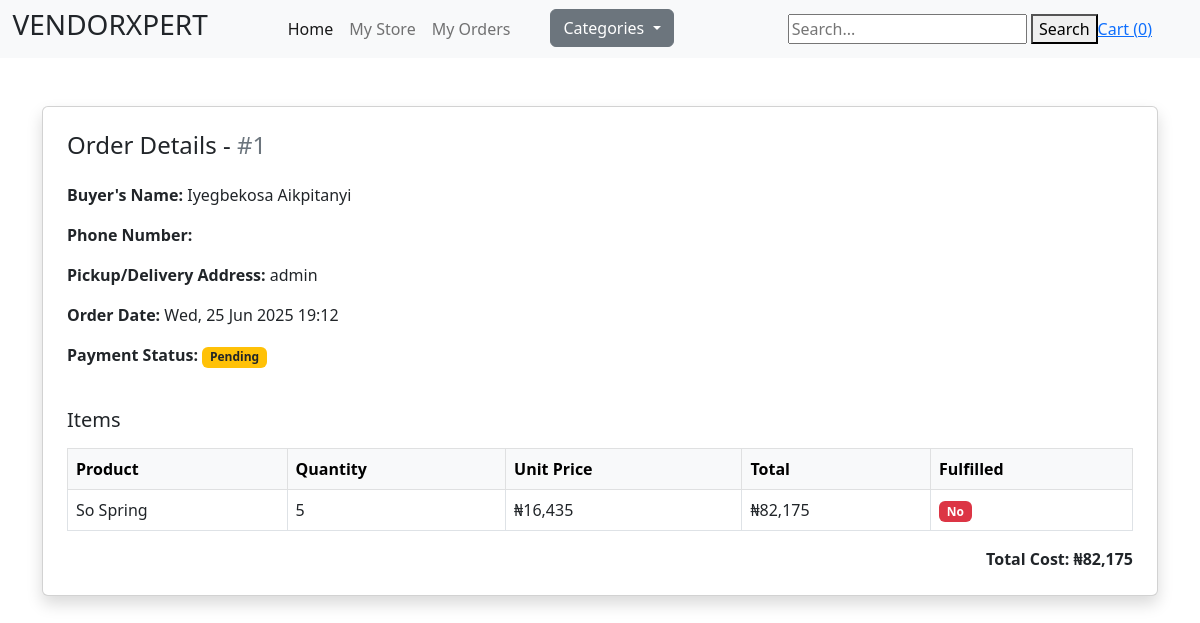
The app's page /order_detail/9/ (signed in) with its own data.
### store/models.py (models this page shows, shortened)
class Order(models.Model):
    ADMIN = "admin"
    FACULTY = "faculty"
    TETFUND = 'tetfund'
    HALL_1 = 'hall_1'
    HALL_2 = 'hall_2'
    HALL_3 = 'hall_3'
    HALL_4 = 'hall_4'
    HALL_5 = 'hall_5'
    HALL_6 = 'hall_6'
    HALL_7 = 'hall_7'
    HALL_8 = 'hall_8'
    PICKUP_CHOICES = (
        (ADMIN , "admin"),
        (FACULTY , "faculty"),
        (TETFUND , "tetfund"),
        (HALL_1 , "hall_1"),
        (HALL_2 , "hall_2"),
        (HALL_3 , "hall_3"),
        (HALL_4 , "hall_4"),
        (HALL_5 , "hall_5"),
        (HALL_6 , "hall_6"),
        (HALL_7 , "hall_7"),
        (HALL_8 , "hall_8"),
    )
    created_by = models.ForeignKey(UserProfile, related_name='order', on_delete=models.SET_NULL, null=True)
    first_name = models.CharField(max_length=50)
    last_name = models.CharField(max_length=50)
    phone = PhoneNumberField(default="08031234567")
    pickup_location = models.CharField(max_length=50, choices=PICKUP_CHOICES, default=ADMIN)
    total_cost = models.IntegerField(blank=True, null=True)
    is_paid = models.BooleanField(default=False)
    merchant_id = models.CharField(max_length=250)
    created_at = models.DateTimeField(auto_now_add=True)
    ref = models.CharField(max_length=50)

class OrderItem(models.Model):
    order = models.ForeignKey(Order, related_name='items', on_delete=models.CASCADE)
    product = models.ForeignKey(Product, related_name='item', on_delete=models.CASCADE)
    price = models.IntegerField()
    quantity =  models.IntegerField(default=1)
    fulfilled = models.BooleanField(default=False)

class Product(models.Model):
    DRAFT = "draft"
    WAITING_APPROVAL = "waiting approval"
    ACTIVE = 'active'
    DELETED = 'deleted'
    IN_STOCK = 'in stock'
    OUT_OF_STOCK = 'out of stock'
    STATUS_CHOICES = (
        (DRAFT , "draft"),
        (WAITING_APPROVAL , "waiting approval"),
        (ACTIVE , 'active'),
        (DELETED , 'deleted'),
    )
    STOCK_CHOICES = (
        (IN_STOCK , 'In stock'),
        (OUT_OF_STOCK , 'Out of stock'),
    )
    category = models.ForeignKey(Category, related_name='product', on_delete=models.CASCADE)
    vendor = models.ForeignKey(VendorProfile,related_name='product', on_delete=models.CASCADE)
    title = models.CharField(max_length=50)
    slug = models.SlugField()
    description = models.TextField()
    price = models.BigIntegerField()
    created_at = models.DateTimeField(auto_now=True)
    updated_at = models.DateTimeField(auto_now=True)
    product_image = models.ImageField(upload_to='uploads/product_image/', blank=True, null=True)
    thumbnail = models.ImageField(upload_to='uploads/product_image/thumbnail', blank=True, null=True)
    status = models.CharField(max_length=50, choices=STATUS_CHOICES, default=ACTIVE)
    stock = models.CharField(max_length=50, choices=STOCK_CHOICES, default=IN_STOCK)
    featured = models.BooleanField(default=False)
    class Meta:
        ordering = ('-created_at',)

### userprofile/views.py (the view)
# urls.py: path('order_detail/<int:pk>/', views.order_detail, name='order_details'),
@login_required
def order_detail(request, pk):
    order = get_object_or_404(Order, pk=pk)
    return render(request, 'userprofile/order_detail.html', {
        'order':order
    })

### store/cart.py (called while the page is built)
    def __len__(self):
        return sum(item['quantity'] for item in self.cart.values())

### store/context_processors.py (called while the page is built)
def cart(request):
    return {'cart':Cart(request)}

### store/templatetags/menu.py (called while the page is built)
@register.inclusion_tag('store/menu.html')
def menu():
    categories = Category.objects.all()
    return {'categories':categories}

### userprofile/templates/userprofile/order_detail.html (shortened to what this page needs)
{% extends 'core/base.html' %}
{% load humanize %}
{% block body %}
<div class="container my-5">
    <div class="card shadow p-4">
        <h4 class="mb-4">Order Details - <span class="text-muted">#{{ order.ref }}</span></h4>
        <div class="mb-3">
            <strong>Buyer's Name:</strong> {{ order.first_name }} {{ order.last_name }}
        </div>
        <div class="mb-3">
            <strong>Phone Number:</strong> {{ order.phone_number }}
        </div>
        <div class="mb-3">
            <strong>Pickup/Delivery Address:</strong> {{ order.pickup_location }}
        </div>
        <div class="mb-3">
            <strong>Order Date:</strong> {{ order.created_at|date:"D, d M Y H:i" }}
        </div>
        <div class="mb-3">
            <strong>Payment Status:</strong>
            {% if order.is_paid %}
                <span class="badge bg-success">Paid</span>
            {% else %}
                <span class="badge bg-warning text-dark">Pending</span>
            {% endif %}
        </div>
        <h5 class="mt-4">Items</h5>
        <table class="table table-bordered mt-2">
            <thead class="table-light">
                <tr>
                    <th>Product</th>
                    <th>Quantity</th>
                    <th>Unit Price</th>
                    <th>Total</th>
                    <th>Fulfilled</th>
                </tr>
            </thead>
            <tbody>
                {% for item in order.items.all %}
                <tr>
                    <td>{{ item.product.title }}</td>
                    <td>{{ item.quantity }}</td>
                    <td>&#8358;{{ item.product.price|intcomma }}</td>
                    <td>&#8358;{{ item.price|intcomma }}</td>
                    <td>
                        {% if item.fulfilled %}
                            <span class="badge bg-success">Yes</span>
                        {% else %}
                            <span class="badge bg-danger">No</span>
                        {% endif %}
                    </td>
                </tr>
                {% endfor %}
            </tbody>
        </table>
        <div class="text-end">
            <strong>Total Cost: &#8358;{{ order.total_cost|intcomma }}</strong>
        </div>
    </div>
</div>
{% endblock %}

### records on screen
Order: ref "1", first_name "Iyegbekosa", last_name "Aikpitanyi", pickup_location "admin", created_at "Wed, 25 Jun 2025 19:12", total_cost "82,175"
OrderItem: product "So Spring", quantity "5", product.price "16,435", price "82,175", fulfilled "No"

### other values on screen
{{ cart|length }} "0"
